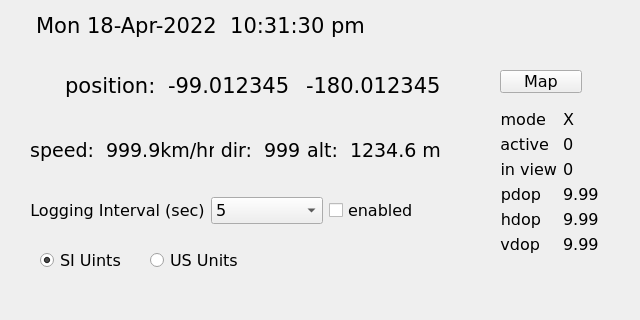
<?xml version="1.0" encoding="UTF-8"?>
<ui version="4.0">
 <author>Brad Selbrede</author>
 <class>BasicDisplay</class>
 <widget class="QWidget" name="BasicDisplay">
  <property name="geometry">
   <rect>
    <x>0</x>
    <y>0</y>
    <width>640</width>
    <height>320</height>
   </rect>
  </property>
  <property name="minimumSize">
   <size>
    <width>640</width>
    <height>320</height>
   </size>
  </property>
  <property name="maximumSize">
   <size>
    <width>640</width>
    <height>728</height>
   </size>
  </property>
  <property name="baseSize">
   <size>
    <width>640</width>
    <height>320</height>
   </size>
  </property>
  <property name="font">
   <font>
    <family>DejaVu Sans</family>
    <pointsize>16</pointsize>
   </font>
  </property>
  <property name="windowTitle">
   <string>Brad's GPS</string>
  </property>
  <widget class="QLabel" name="datetime">
   <property name="geometry">
    <rect>
     <x>30</x>
     <y>10</y>
     <width>341</width>
     <height>31</height>
    </rect>
   </property>
   <property name="sizePolicy">
    <sizepolicy hsizetype="Fixed" vsizetype="Fixed">
     <horstretch>0</horstretch>
     <verstretch>0</verstretch>
    </sizepolicy>
   </property>
   <property name="frameShape">
    <enum>QFrame::NoFrame</enum>
   </property>
   <property name="text">
    <string>Mon 18-Apr-2022  10:31:30 pm</string>
   </property>
   <property name="alignment">
    <set>Qt::AlignCenter</set>
   </property>
  </widget>
  <widget class="QGroupBox" name="groupBox">
   <property name="geometry">
    <rect>
     <x>20</x>
     <y>329</y>
     <width>590</width>
     <height>391</height>
    </rect>
   </property>
   <property name="font">
    <font>
     <pointsize>12</pointsize>
    </font>
   </property>
   <property name="title">
    <string>proprietary commands</string>
   </property>
   <widget class="QLineEdit" name="messageEdit">
    <property name="geometry">
     <rect>
      <x>20</x>
      <y>40</y>
      <width>550</width>
      <height>23</height>
     </rect>
    </property>
    <property name="font">
     <font>
      <pointsize>12</pointsize>
     </font>
    </property>
    <property name="maxLength">
     <number>64</number>
    </property>
   </widget>
   <widget class="QTextEdit" name="replyEdit">
    <property name="geometry">
     <rect>
      <x>20</x>
      <y>70</y>
      <width>550</width>
      <height>311</height>
     </rect>
    </property>
    <property name="sizePolicy">
     <sizepolicy hsizetype="Fixed" vsizetype="Fixed">
      <horstretch>0</horstretch>
      <verstretch>0</verstretch>
     </sizepolicy>
    </property>
    <property name="font">
     <font>
      <pointsize>12</pointsize>
     </font>
    </property>
    <property name="acceptDrops">
     <bool>false</bool>
    </property>
    <property name="readOnly">
     <bool>true</bool>
    </property>
   </widget>
  </widget>
  <widget class="QWidget" name="formLayoutWidget">
   <property name="geometry">
    <rect>
     <x>500</x>
     <y>110</y>
     <width>101</width>
     <height>161</height>
    </rect>
   </property>
   <layout class="QFormLayout" name="formLayout">
    <item row="0" column="0">
     <widget class="QLabel" name="label_9">
      <property name="font">
       <font>
        <pointsize>12</pointsize>
       </font>
      </property>
      <property name="text">
       <string>mode</string>
      </property>
      <property name="alignment">
       <set>Qt::AlignRight|Qt::AlignTrailing|Qt::AlignVCenter</set>
      </property>
     </widget>
    </item>
    <item row="0" column="1">
     <widget class="QLabel" name="fixmode">
      <property name="font">
       <font>
        <pointsize>12</pointsize>
       </font>
      </property>
      <property name="text">
       <string>X</string>
      </property>
      <property name="alignment">
       <set>Qt::AlignLeading|Qt::AlignLeft|Qt::AlignVCenter</set>
      </property>
     </widget>
    </item>
    <item row="4" column="0">
     <widget class="QLabel" name="label_3">
      <property name="font">
       <font>
        <pointsize>12</pointsize>
       </font>
      </property>
      <property name="text">
       <string>pdop</string>
      </property>
      <property name="alignment">
       <set>Qt::AlignRight|Qt::AlignTrailing|Qt::AlignVCenter</set>
      </property>
     </widget>
    </item>
    <item row="4" column="1">
     <widget class="QLabel" name="pdop">
      <property name="font">
       <font>
        <pointsize>12</pointsize>
       </font>
      </property>
      <property name="text">
       <string>9.99</string>
      </property>
      <property name="alignment">
       <set>Qt::AlignLeading|Qt::AlignLeft|Qt::AlignVCenter</set>
      </property>
     </widget>
    </item>
    <item row="5" column="0">
     <widget class="QLabel" name="label_4">
      <property name="font">
       <font>
        <pointsize>12</pointsize>
       </font>
      </property>
      <property name="text">
       <string>hdop</string>
      </property>
      <property name="alignment">
       <set>Qt::AlignRight|Qt::AlignTrailing|Qt::AlignVCenter</set>
      </property>
     </widget>
    </item>
    <item row="5" column="1">
     <widget class="QLabel" name="hdop">
      <property name="font">
       <font>
        <pointsize>12</pointsize>
       </font>
      </property>
      <property name="text">
       <string>9.99</string>
      </property>
      <property name="alignment">
       <set>Qt::AlignLeading|Qt::AlignLeft|Qt::AlignVCenter</set>
      </property>
     </widget>
    </item>
    <item row="6" column="0">
     <widget class="QLabel" name="label_7">
      <property name="font">
       <font>
        <pointsize>12</pointsize>
       </font>
      </property>
      <property name="text">
       <string>vdop</string>
      </property>
      <property name="alignment">
       <set>Qt::AlignRight|Qt::AlignTrailing|Qt::AlignVCenter</set>
      </property>
     </widget>
    </item>
    <item row="6" column="1">
     <widget class="QLabel" name="vdop">
      <property name="font">
       <font>
        <pointsize>12</pointsize>
       </font>
      </property>
      <property name="text">
       <string>9.99</string>
      </property>
      <property name="alignment">
       <set>Qt::AlignLeading|Qt::AlignLeft|Qt::AlignVCenter</set>
      </property>
     </widget>
    </item>
    <item row="3" column="0">
     <widget class="QLabel" name="label_6">
      <property name="font">
       <font>
        <pointsize>12</pointsize>
       </font>
      </property>
      <property name="text">
       <string>in view</string>
      </property>
      <property name="alignment">
       <set>Qt::AlignRight|Qt::AlignTrailing|Qt::AlignVCenter</set>
      </property>
     </widget>
    </item>
    <item row="3" column="1">
     <widget class="QLabel" name="inview">
      <property name="font">
       <font>
        <pointsize>12</pointsize>
       </font>
      </property>
      <property name="text">
       <string>0</string>
      </property>
      <property name="alignment">
       <set>Qt::AlignLeading|Qt::AlignLeft|Qt::AlignVCenter</set>
      </property>
     </widget>
    </item>
    <item row="1" column="0">
     <widget class="QLabel" name="label_2">
      <property name="font">
       <font>
        <pointsize>12</pointsize>
       </font>
      </property>
      <property name="text">
       <string>active</string>
      </property>
      <property name="alignment">
       <set>Qt::AlignRight|Qt::AlignTrailing|Qt::AlignVCenter</set>
      </property>
     </widget>
    </item>
    <item row="1" column="1">
     <widget class="QLabel" name="inuse">
      <property name="font">
       <font>
        <pointsize>12</pointsize>
       </font>
      </property>
      <property name="text">
       <string>0</string>
      </property>
      <property name="alignment">
       <set>Qt::AlignLeading|Qt::AlignLeft|Qt::AlignVCenter</set>
      </property>
     </widget>
    </item>
   </layout>
  </widget>
  <widget class="QWidget" name="horizontalLayoutWidget">
   <property name="geometry">
    <rect>
     <x>30</x>
     <y>190</y>
     <width>411</width>
     <height>41</height>
    </rect>
   </property>
   <layout class="QHBoxLayout" name="horizontalLayout">
    <item>
     <widget class="QLabel" name="label">
      <property name="font">
       <font>
        <pointsize>12</pointsize>
       </font>
      </property>
      <property name="text">
       <string>Logging Interval (sec)</string>
      </property>
      <property name="alignment">
       <set>Qt::AlignCenter</set>
      </property>
     </widget>
    </item>
    <item>
     <widget class="QComboBox" name="logIntervalComboBox">
      <property name="font">
       <font>
        <pointsize>12</pointsize>
       </font>
      </property>
      <property name="currentIndex">
       <number>3</number>
      </property>
      <item>
       <property name="text">
        <string>1</string>
       </property>
      </item>
      <item>
       <property name="text">
        <string>2</string>
       </property>
      </item>
      <item>
       <property name="text">
        <string>3</string>
       </property>
      </item>
      <item>
       <property name="text">
        <string>5</string>
       </property>
      </item>
      <item>
       <property name="text">
        <string>6</string>
       </property>
      </item>
      <item>
       <property name="text">
        <string>10</string>
       </property>
      </item>
      <item>
       <property name="text">
        <string>12</string>
       </property>
      </item>
      <item>
       <property name="text">
        <string>15</string>
       </property>
      </item>
      <item>
       <property name="text">
        <string>20</string>
       </property>
      </item>
      <item>
       <property name="text">
        <string>30</string>
       </property>
      </item>
      <item>
       <property name="text">
        <string>60</string>
       </property>
      </item>
      <item>
       <property name="text">
        <string>120</string>
       </property>
      </item>
      <item>
       <property name="text">
        <string>180</string>
       </property>
      </item>
      <item>
       <property name="text">
        <string>300</string>
       </property>
      </item>
      <item>
       <property name="text">
        <string>600</string>
       </property>
      </item>
     </widget>
    </item>
    <item>
     <widget class="QCheckBox" name="loggingEnabledCheckBox">
      <property name="font">
       <font>
        <pointsize>12</pointsize>
       </font>
      </property>
      <property name="text">
       <string>enabled</string>
      </property>
     </widget>
    </item>
   </layout>
  </widget>
  <widget class="QWidget" name="horizontalLayoutWidget_2">
   <property name="geometry">
    <rect>
     <x>30</x>
     <y>60</y>
     <width>411</width>
     <height>51</height>
    </rect>
   </property>
   <layout class="QHBoxLayout" name="horizontalLayout_2">
    <item>
     <widget class="QLabel" name="label_10">
      <property name="font">
       <font>
        <pointsize>16</pointsize>
       </font>
      </property>
      <property name="text">
       <string>position: </string>
      </property>
      <property name="alignment">
       <set>Qt::AlignRight|Qt::AlignTrailing|Qt::AlignVCenter</set>
      </property>
     </widget>
    </item>
    <item>
     <widget class="QLabel" name="latitude">
      <property name="text">
       <string>-99.012345</string>
      </property>
      <property name="alignment">
       <set>Qt::AlignLeading|Qt::AlignLeft|Qt::AlignVCenter</set>
      </property>
     </widget>
    </item>
    <item>
     <widget class="QLabel" name="longitude">
      <property name="frameShape">
       <enum>QFrame::NoFrame</enum>
      </property>
      <property name="text">
       <string>-180.012345</string>
      </property>
      <property name="alignment">
       <set>Qt::AlignLeading|Qt::AlignLeft|Qt::AlignVCenter</set>
      </property>
     </widget>
    </item>
   </layout>
  </widget>
  <widget class="QWidget" name="horizontalLayoutWidget_3">
   <property name="geometry">
    <rect>
     <x>30</x>
     <y>130</y>
     <width>411</width>
     <height>41</height>
    </rect>
   </property>
   <layout class="QHBoxLayout" name="horizontalLayout_3">
    <item>
     <widget class="QLabel" name="label_5">
      <property name="font">
       <font>
        <pointsize>14</pointsize>
       </font>
      </property>
      <property name="text">
       <string>speed: </string>
      </property>
      <property name="alignment">
       <set>Qt::AlignRight|Qt::AlignTrailing|Qt::AlignVCenter</set>
      </property>
     </widget>
    </item>
    <item>
     <widget class="QLabel" name="speed">
      <property name="font">
       <font>
        <pointsize>14</pointsize>
       </font>
      </property>
      <property name="text">
       <string>999.9km/hr</string>
      </property>
      <property name="alignment">
       <set>Qt::AlignLeading|Qt::AlignLeft|Qt::AlignVCenter</set>
      </property>
     </widget>
    </item>
    <item>
     <widget class="QLabel" name="label_8">
      <property name="font">
       <font>
        <pointsize>14</pointsize>
       </font>
      </property>
      <property name="text">
       <string>dir: </string>
      </property>
      <property name="alignment">
       <set>Qt::AlignRight|Qt::AlignTrailing|Qt::AlignVCenter</set>
      </property>
     </widget>
    </item>
    <item>
     <widget class="QLabel" name="direction">
      <property name="font">
       <font>
        <pointsize>14</pointsize>
       </font>
      </property>
      <property name="text">
       <string>999</string>
      </property>
     </widget>
    </item>
    <item>
     <widget class="QLabel" name="label_1">
      <property name="font">
       <font>
        <pointsize>14</pointsize>
       </font>
      </property>
      <property name="text">
       <string>alt: </string>
      </property>
      <property name="alignment">
       <set>Qt::AlignRight|Qt::AlignTrailing|Qt::AlignVCenter</set>
      </property>
     </widget>
    </item>
    <item>
     <widget class="QLabel" name="altitude">
      <property name="font">
       <font>
        <pointsize>14</pointsize>
       </font>
      </property>
      <property name="text">
       <string>1234.6 m</string>
      </property>
      <property name="alignment">
       <set>Qt::AlignLeading|Qt::AlignLeft|Qt::AlignVCenter</set>
      </property>
     </widget>
    </item>
   </layout>
  </widget>
  <widget class="QRadioButton" name="usUnitsButton">
   <property name="geometry">
    <rect>
     <x>150</x>
     <y>250</y>
     <width>103</width>
     <height>21</height>
    </rect>
   </property>
   <property name="font">
    <font>
     <pointsize>12</pointsize>
    </font>
   </property>
   <property name="text">
    <string>US Units</string>
   </property>
  </widget>
  <widget class="QRadioButton" name="siUnitsButton">
   <property name="geometry">
    <rect>
     <x>40</x>
     <y>250</y>
     <width>103</width>
     <height>21</height>
    </rect>
   </property>
   <property name="font">
    <font>
     <pointsize>12</pointsize>
    </font>
   </property>
   <property name="text">
    <string>SI Uints</string>
   </property>
   <property name="checked">
    <bool>true</bool>
   </property>
  </widget>
  <widget class="QPushButton" name="showOnMapButton">
   <property name="geometry">
    <rect>
     <x>500</x>
     <y>70</y>
     <width>82</width>
     <height>23</height>
    </rect>
   </property>
   <property name="font">
    <font>
     <pointsize>12</pointsize>
    </font>
   </property>
   <property name="text">
    <string>Map</string>
   </property>
  </widget>
 </widget>
 <resources/>
 <connections/>
</ui>
